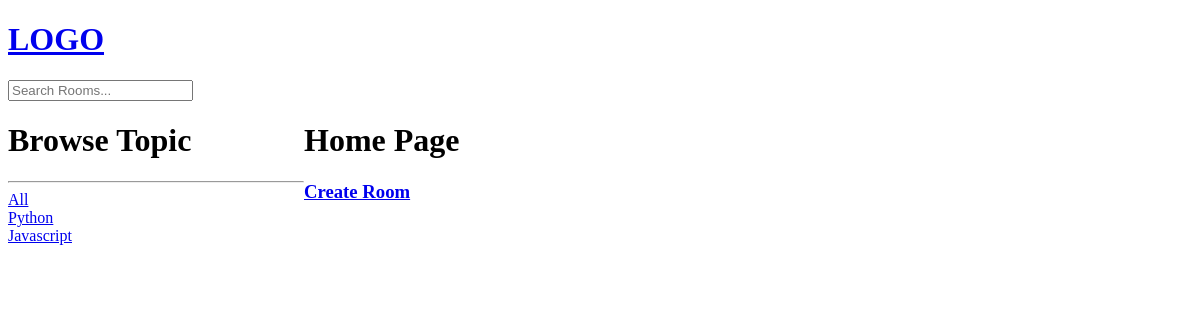
Before: / with the older database file.
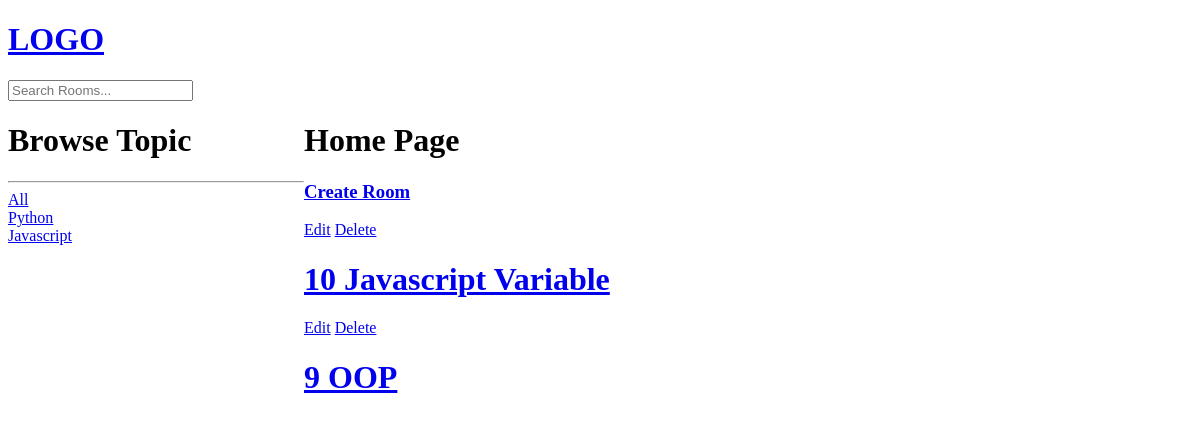
After: the same page with the newer database file.
### base/models.py (models this page shows, shortened)
class Topic(models.Model):
    name = models.CharField(max_length=200)
    def __str__(self):
        return self.name

class Room(models.Model):
    host = models.ForeignKey(User, on_delete=models.SET_NULL, null=True)
    topic = models.ForeignKey(Topic, on_delete=models.SET_NULL, null=True)
    name = models.CharField(max_length=150)
    description = models.TextField(null=True, blank=True)
    updated = models.DateTimeField(auto_now=True)
    created = models.DateTimeField(auto_now_add=True)
    class Meta:
        ordering = ['-updated', '-created']

### base/views.py (the view)
# urls.py: path('', views.home, name='home'),
def home(request):
    q = request.GET.get('q') if request.GET.get('q') != None else ""
    rooms = Room.objects.filter(Q(topic__name__icontains=q) | Q(name__icontains=q) | Q(description__icontains=q))
    topics = Topic.objects.all()
    context = {'rooms': rooms, 'topics': topics}
    return render(request, 'base/home.html', context)

### base/templates/base/home.html (shortened to what this page needs)
{% extends 'main.html' %}
{% block content %}
    <div class="home-cotainer">
        <div>
            <h1>Browse Topic</h1>
            <hr>
            <div>
                <a href="{% url 'home' %}" >All</a>
            </div>
            {% for topic in topics %}
                <div>
                    <a href="{% url 'home' %}?q={{ topic.name }}" >{{ topic }}</a>
                </div>
            {% endfor %}
        </div>
        <div>
            <h1>Home Page</h1>
            <a href="{% url 'create-room' %}" ><h3>Create Room</h3></a>
            {% for room in rooms %}
                <a href="{% url 'update-room' room.id %}">Edit</a>
                <a href="{% url 'delete-room' room.id %}">Delete</a>
                <a href="{% url 'room' room.id %}"><h1>{{room.id}} {{room.name}}</h1></a>
            {% endfor %}
        </div>
    </div>
{% endblock %}

### templates/main.html (shortened to what this page needs)
<!DOCTYPE html>
<html lang="en">
<head>
</head>
<body>
{% include 'navbar.html' %}
{% block content %}
{% endblock %}
</body>
</html>

### templates/navbar.html
<a href="{% url 'home' %}">
    <h1>LOGO</h1>
</a>
<form method="GET" action="{% url 'home' %}">
    <input type="text" name="q" placeholder="Search Rooms...">
</form>

### base/templates/base/home.html (style rules this page uses)
.home-cotainer { display: grid; grid-template-columns: 1fr 3fr; }

Changed rows visible on the page:
added Room: id "10", name "Javascript Variable"
added Room: id "9", name "OOP"
